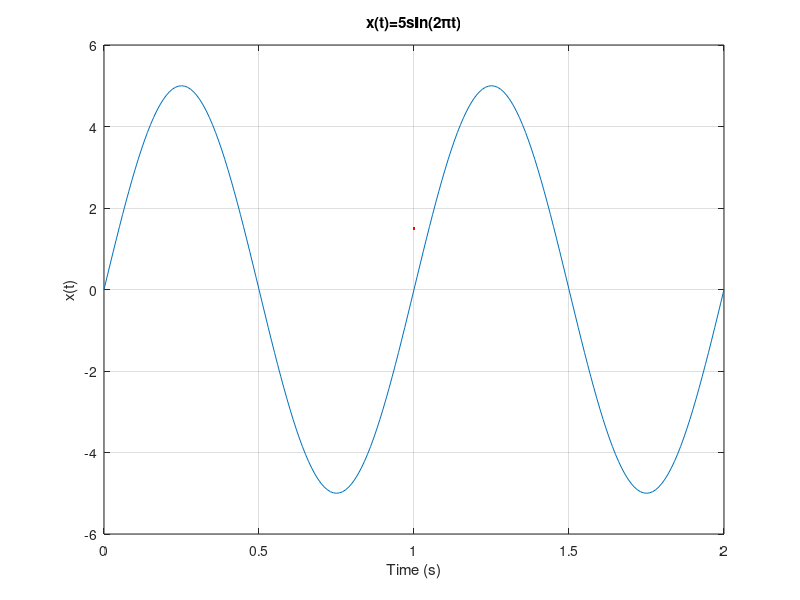

MATLAB code for this plot: (Note: this script raises an error after producing the figure.)
%% Experiment 1
% Group members: 
% Arman Miraghasi Khani - 40023080
% 
% Tina Shariatzadeh - 40023043
% 
% Parsa Salehi - 40023048
% clear workspace

clc;
clear;
close all;
%% Part1: stem and plot functions

Ts = 0.01;
t = 0:Ts:2;
N = length(t);
x = 5*sin(2*pi*t);
figure("Name","sine function using plot");
plot(t, x, LineWidth=1.5, Color='r');
grid on;
title('x(t)=5sin(2\pit)');
xlabel('Time (s)');
ylabel('x(t)');
figure("Name","sine function using stem");
stem(t, x, LineWidth=1.5, Color='b');
grid on;
title('x(n)=5sin(2\pin)');
xlabel('n');
ylabel('x(n)');
%% Part2: subplot

noise = rand(1,N)-0.5; % uniform between -0.5 and 0.5
noisy_x = x + noise;
figure("Name","plot x and noisy_x plot");
subplot(2,1,1);
plot(t,x, 'b', 'LineWidth', 1.5);
grid on;
title('signal without noise');
xlabel('Time (s)');
ylabel('x(t)');
subplot(2,1,2);
plot(t,noisy_x,  'r', 'LineWidth', 1.5);
grid on;
title('noisy signal');
xlabel('Time (s)');
ylabel('x(t)+n(t)');
%% Part3: conv function

M1 = 0; 
M2 = 20;
filter_length = M2 + M1 - 1;  
moving_avg = ones(1, filter_length) / filter_length;  

conv_result1 = conv(noisy_x, moving_avg, 'same');  
figure("Name","convolution");
subplot(2,1,1);
plot(t, noisy_x, 'b', 'LineWidth', 1.5);
hold on;
title('Original Signal');
xlabel('Time (s)');
ylabel('Amplitude');
grid on;

plot(t, conv_result1, 'r', 'LineWidth', 1.5);
title('Convolved comparison (Method 1)');
xlabel('Time (s)');
ylabel('Amplitude');
grid on;
legend('noisy signal','conv result');
hold off;

conv_result2 = conv(noisy_x, moving_avg);  
conv_result2 = conv_result2(1:length(noisy_x));
subplot(2,1,2);
plot(t, noisy_x, 'b', 'LineWidth', 1.5);
hold on;
title('Original Signal');
xlabel('Time (s)');
ylabel('Amplitude');
grid on;

plot(t, conv_result2, 'r', 'LineWidth', 1.5);
title('Convolved comparison (Method 2)');
xlabel('Time (s)');
ylabel('Amplitude');
grid on;
legend('noisy signal','conv result');
hold off;
%% 
% The group delay of a moving average signal with M1=0 and M2=20 is 10. So the 
% signal has a delay of 10 samples.
% 
% As we can see in 'method 1' when we use 'same' in our conv function it will 
% take some points in the middle so we don't have the delay.

h_shift = zeros(1, N);  
h_shift(11) = 1;  
t_conv = 0:0.01:4;
shifted_signal = conv(noisy_x, h_shift); 

figure("Name","shifting convolution");
plot(t, noisy_x, 'b', 'LineWidth', 1.5);
hold on;
title('Original Signal');
xlabel('Time (s)');
ylabel('Amplitude');
grid on;

plot(t_conv, shifted_signal, 'r', 'LineWidth', 1.5);
title('Signal After Convolution with Impulse (Shifted by 10 Samples)');
xlabel('Time (s)');
ylabel('Amplitude');
grid on;
legend('noisy signal','shift result');
hold off;
%% Part4: filter function

filtered_signal = filter(moving_avg,1,noisy_x);
figure("Name","using filter function");
plot(t, conv_result2, 'b', 'LineWidth', 1.5);
hold on;
title('Convolved comparison (Method 2)');
xlabel('Time (s)');
ylabel('Amplitude');
grid on;

plot(t, filtered_signal, 'r--', 'LineWidth', 1.5);
title('Filtered Signal');
xlabel('Time (s)');
ylabel('Amplitude');
grid on;
legend('conv result','filter result');
hold off;
%% 
% As we can see in the figure using filter function is the same as method 2 
% in using conv function.
%% Part 5: function definition

n = 50;  
omega = pi/4;  
x = singen(omega, n);

stem(0:n-1, x, 'b', 'LineWidth', 1.5);
ylim([-1.5,1.5]);
xlabel('n'); ylabel('Amplitude');
title(['Generated Sinusoidal Signal for \omega = ', num2str(omega)]);
grid on;
%%
function x = singen(omega, n)
    b = [sin(omega), 0];  
    a = [1, -2*cos(omega), 1];  

    delta = [1, zeros(1, n-1)];  

    x = filter(b, a, delta);
end
%% 
%